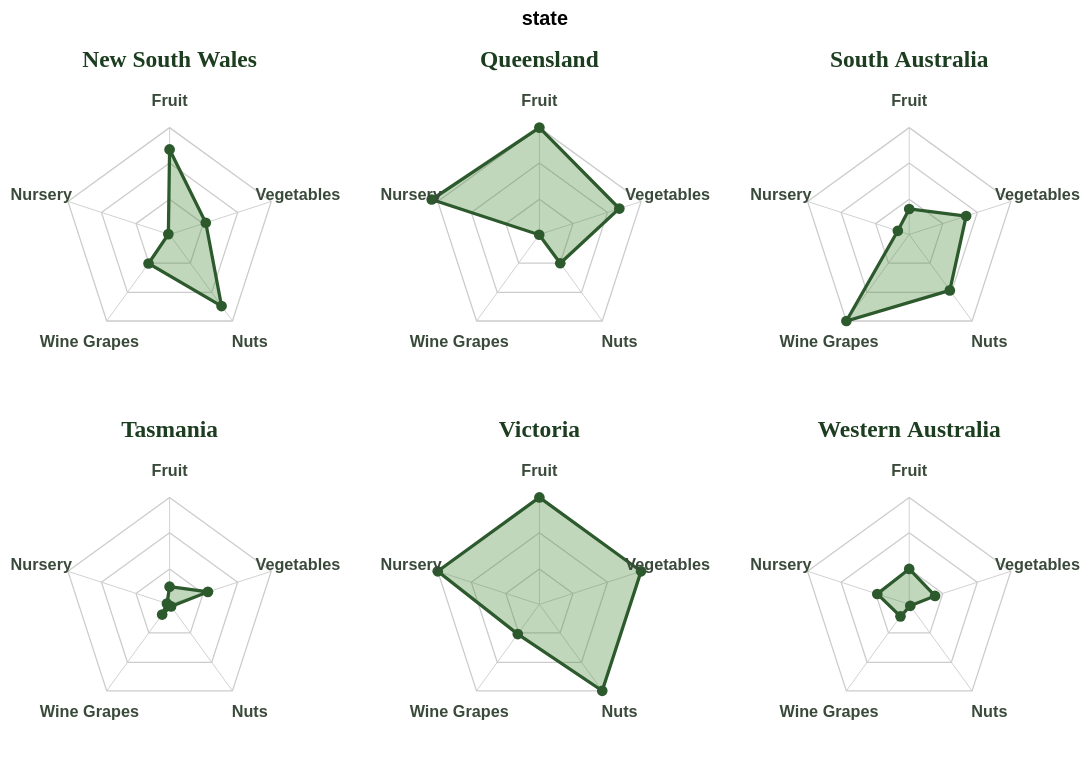

Describe this chart as a Vega-Lite specification.
### Vega-Lite specification from a JSON file in a GitHub repository (floating-point values rounded to 4 significant figures)
{"$schema": "https://vega.github.io/schema/vega-lite/v5.json", "description": "Radar / spider chart showing crop category breakdown per state.", "data": {"values": [{"state": "Victoria", "category": "Fruit", "r": 1.0, "catIndex": 0, "display": "1813"}, {"state": "Victoria", "category": "Vegetables", "r": 1.0, "catIndex": 1, "display": "1669"}, {"state": "Victoria", "category": "Nuts", "r": 1.0, "catIndex": 2, "display": "421"}, {"state": "Victoria", "category": "Wine Grapes", "r": 0.344, "catIndex": 3, "display": "178"}, {"state": "Victoria", "category": "Nursery", "r": 1.0, "catIndex": 4, "display": "909"}, {"state": "Victoria", "category": "Fruit", "r": 1.0, "catIndex": 5, "display": "1813"}, {"state": "New South Wales", "category": "Fruit", "r": 0.796, "catIndex": 0, "display": "1446"}, {"state": "New South Wales", "category": "Vegetables", "r": 0.356, "catIndex": 1, "display": "596"}, {"state": "New South Wales", "category": "Nuts", "r": 0.827, "catIndex": 2, "display": "348"}, {"state": "New South Wales", "category": "Wine Grapes", "r": 0.335, "catIndex": 3, "display": "174"}, {"state": "New South Wales", "category": "Nursery", "r": 0.012, "catIndex": 4, "display": "920"}, {"state": "New South Wales", "category": "Fruit", "r": 0.796, "catIndex": 5, "display": "1446"}, {"state": "Queensland", "category": "Fruit", "r": 1.0, "catIndex": 0, "display": "2024"}, {"state": "Queensland", "category": "Vegetables", "r": 0.786, "catIndex": 1, "display": "1313"}, {"state": "Queensland", "category": "Nuts", "r": 0.332, "catIndex": 2, "display": "140"}, {"state": "Queensland", "category": "Wine Grapes", "r": 0.003, "catIndex": 3, "display": "1.4"}, {"state": "Queensland", "category": "Nursery", "r": 1.059, "catIndex": 4, "display": "964"}, {"state": "Queensland", "category": "Fruit", "r": 1.0, "catIndex": 5, "display": "2024"}, {"state": "South Australia", "category": "Fruit", "r": 0.239, "catIndex": 0, "display": "433"}, {"state": "South Australia", "category": "Vegetables", "r": 0.56, "catIndex": 1, "display": "935"}, {"state": "South Australia", "category": "Nuts", "r": 0.646, "catIndex": 2, "display": "272"}, {"state": "South Australia", "category": "Wine Grapes", "r": 1.0, "catIndex": 3, "display": "518"}, {"state": "South Australia", "category": "Nursery", "r": 0.112, "catIndex": 4, "display": "102"}, {"state": "South Australia", "category": "Fruit", "r": 0.239, "catIndex": 5, "display": "433"}, {"state": "Western Australia", "category": "Fruit", "r": 0.331, "catIndex": 0, "display": "600"}, {"state": "Western Australia", "category": "Vegetables", "r": 0.254, "catIndex": 1, "display": "424"}, {"state": "Western Australia", "category": "Nuts", "r": 0.017, "catIndex": 2, "display": "7"}, {"state": "Western Australia", "category": "Wine Grapes", "r": 0.139, "catIndex": 3, "display": "72"}, {"state": "Western Australia", "category": "Nursery", "r": 0.314, "catIndex": 4, "display": "286"}, {"state": "Western Australia", "category": "Fruit", "r": 0.331, "catIndex": 5, "display": "600"}, {"state": "Tasmania", "category": "Fruit", "r": 0.165, "catIndex": 0, "display": "300"}, {"state": "Tasmania", "category": "Vegetables", "r": 0.377, "catIndex": 1, "display": "630"}, {"state": "Tasmania", "category": "Nuts", "r": 0.024, "catIndex": 2, "display": "10"}, {"state": "Tasmania", "category": "Wine Grapes", "r": 0.118, "catIndex": 3, "display": "61"}, {"state": "Tasmania", "category": "Nursery", "r": 0.026, "catIndex": 4, "display": "24"}, {"state": "Tasmania", "category": "Fruit", "r": 0.165, "catIndex": 5, "display": "300"}]}, "transform": [{"calculate": "datum.catIndex * 2 * PI / 5", "as": "angle"}, {"calculate": "datum.r * sin(datum.angle)", "as": "x"}, {"calculate": "datum.r * cos(datum.angle)", "as": "y"}], "facet": {"field": "state", "header": {"labelFontSize": 13, "labelFont": "Playfair Display, serif", "labelColor": "#1c3d1f", "labelFontWeight": "bold"}}, "columns": 3, "spec": {"width": 160, "height": 160, "resolve": {"scale": {"x": "shared", "y": "shared"}}, "layer": [{"data": {"values": [{"gx": 0.0, "gy": 0.33, "ring": 0.33, "order": 0}, {"gx": 0.314, "gy": 0.102, "ring": 0.33, "order": 1}, {"gx": 0.194, "gy": -0.267, "ring": 0.33, "order": 2}, {"gx": -0.194, "gy": -0.267, "ring": 0.33, "order": 3}, {"gx": -0.314, "gy": 0.102, "ring": 0.33, "order": 4}, {"gx": 0.0, "gy": 0.33, "ring": 0.33, "order": 5}, {"gx": 0.0, "gy": 0.67, "ring": 0.67, "order": 0}, {"gx": 0.637, "gy": 0.207, "ring": 0.67, "order": 1}, {"gx": 0.394, "gy": -0.542, "ring": 0.67, "order": 2}, {"gx": -0.394, "gy": -0.542, "ring": 0.67, "order": 3}, {"gx": -0.637, "gy": 0.207, "ring": 0.67, "order": 4}, {"gx": 0.0, "gy": 0.67, "ring": 0.67, "order": 5}, {"gx": 0.0, "gy": 1.0, "ring": 1.0, "order": 0}, {"gx": 0.951, "gy": 0.309, "ring": 1.0, "order": 1}, {"gx": 0.588, "gy": -0.809, "ring": 1.0, "order": 2}, {"gx": -0.588, "gy": -0.809, "ring": 1.0, "order": 3}, {"gx": -0.951, "gy": 0.309, "ring": 1.0, "order": 4}, {"gx": 0.0, "gy": 1.0, "ring": 1.0, "order": 5}]}, "mark": {"type": "line", "strokeWidth": 0.7, "color": "#cccccc"}, "encoding": {"x": {"field": "gx", "type": "quantitative", "scale": {"domain": [-1.35, 1.35]}, "axis": null}, "y": {"field": "gy", "type": "quantitative", "scale": {"domain": [-1.35, 1.35]}, "axis": null}, "order": {"field": "order", "type": "quantitative"}, "detail": {"field": "ring", "type": "quantitative"}}}, {"data": {"values": [{"x1": 0, "y1": 0, "x2": 0, "y2": 1.0}, {"x1": 0, "y1": 0, "x2": 0.951, "y2": 0.309}, {"x1": 0, "y1": 0, "x2": 0.588, "y2": -0.809}, {"x1": 0, "y1": 0, "x2": -0.588, "y2": -0.809}, {"x1": 0, "y1": 0, "x2": -0.951, "y2": 0.309}]}, "mark": {"type": "rule", "color": "#cccccc", "strokeWidth": 0.5}, "encoding": {"x": {"field": "x1", "type": "quantitative", "scale": {"domain": [-1.35, 1.35]}, "axis": null}, "y": {"field": "y1", "type": "quantitative", "scale": {"domain": [-1.35, 1.35]}, "axis": null}, "x2": {"field": "x2"}, "y2": {"field": "y2"}}}, {"params": [{"name": "hover", "select": {"type": "point", "fields": ["state"], "on": "mouseover", "clear": "mouseout"}}], "mark": {"type": "line", "strokeWidth": 1.8, "stroke": "#2d5a2d", "fill": "#4a8c3f", "fillOpacity": 0.35}, "encoding": {"x": {"field": "x", "type": "quantitative", "scale": {"domain": [-1.35, 1.35]}, "axis": null}, "y": {"field": "y", "type": "quantitative", "scale": {"domain": [-1.35, 1.35]}, "axis": null}, "order": {"field": "catIndex", "type": "quantitative"}, "opacity": {"condition": {"param": "hover", "empty": true, "value": 1}, "value": 0.15}, "tooltip": [{"field": "category", "title": "Category"}, {"field": "display", "title": "Value ($m)"}]}}, {"transform": [{"filter": "datum.catIndex < 5"}], "mark": {"type": "point", "filled": true, "size": 35, "color": "#2d5a2d"}, "encoding": {"x": {"field": "x", "type": "quantitative", "scale": {"domain": [-1.35, 1.35]}, "axis": null}, "y": {"field": "y", "type": "quantitative", "scale": {"domain": [-1.35, 1.35]}, "axis": null}, "opacity": {"condition": {"param": "hover", "empty": true, "value": 1}, "value": 0.15}, "tooltip": [{"field": "category", "title": "Category"}, {"field": "display", "title": "Value ($m)"}]}}, {"data": {"values": [{"lx": 0.0, "ly": 1.25, "label": "Fruit"}, {"lx": 1.2, "ly": 0.37, "label": "Vegetables"}, {"lx": 0.75, "ly": -1.0, "label": "Nuts"}, {"lx": -0.75, "ly": -1.0, "label": "Wine Grapes"}, {"lx": -1.2, "ly": 0.37, "label": "Nursery"}]}, "mark": {"type": "text", "fontSize": 9, "fontWeight": "bold", "color": "#3a4a3a", "align": "center"}, "encoding": {"x": {"field": "lx", "type": "quantitative", "scale": {"domain": [-1.35, 1.35]}, "axis": null}, "y": {"field": "ly", "type": "quantitative", "scale": {"domain": [-1.35, 1.35]}, "axis": null}, "text": {"field": "label", "type": "nominal"}, "opacity": {"condition": {"param": "hover", "empty": true, "value": 1}, "value": 0.15}}}]}, "config": {"view": {"stroke": "transparent"}}}
